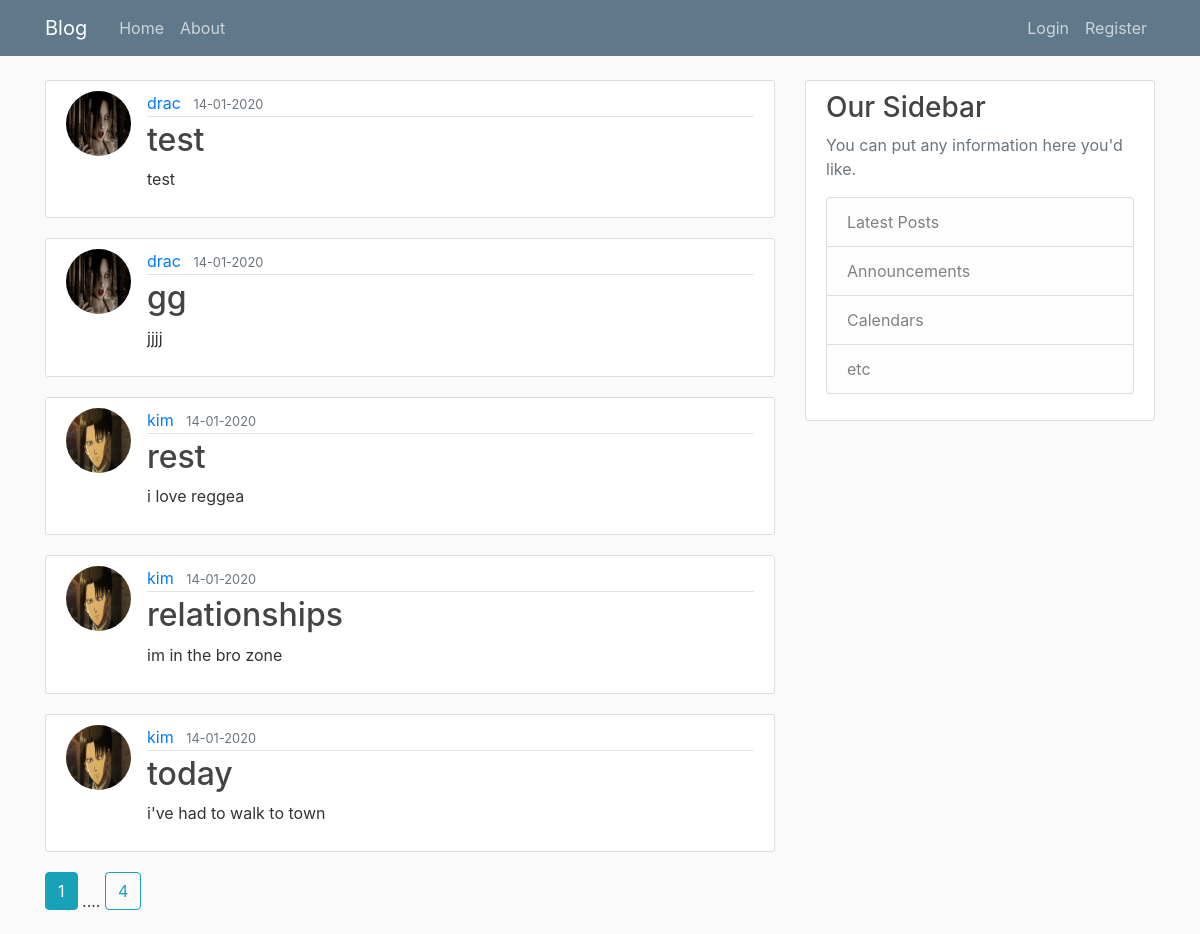
Page /home on the earlier database version.
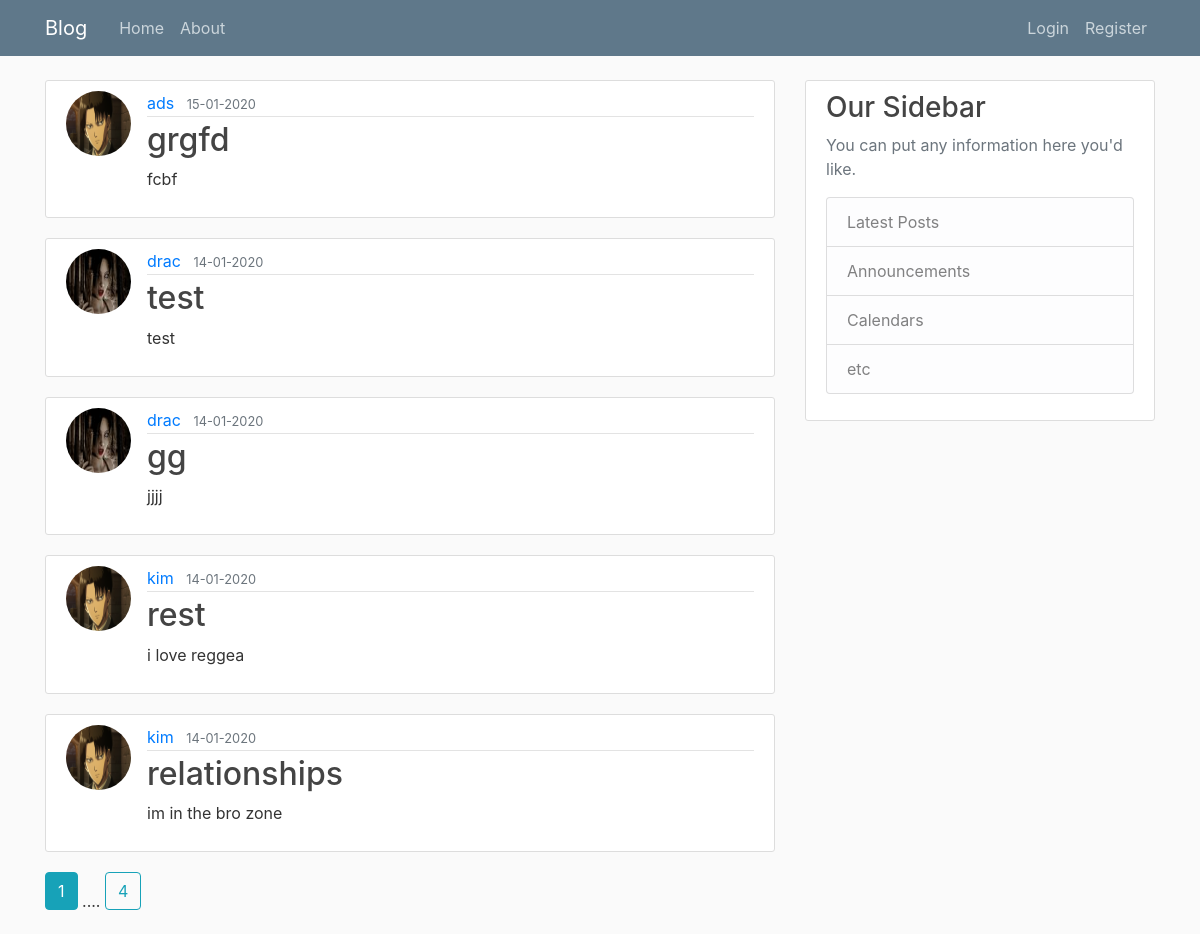
Same page on the later database version.
### flaskblog/models.py (models this page shows, shortened)
class Post(db.Model):
    id = db.Column(db.Integer, primary_key=True)
    title = db.Column(db.String(100), nullable=False)
    date_posted = db.Column(db.DateTime, nullable=False, default=datetime.utcnow)
    content = db.Column(db.Text, nullable=False)
    user_id = db.Column(db.Integer, db.ForeignKey('user.id'), nullable=False)

class User(db.Model, UserMixin):
    id = db.Column(db.Integer, primary_key=True)
    username = db.Column(db.String(20), unique=True, nullable=False)
    email = db.Column(db.String(120), unique=True, nullable=False)
    image_file = db.Column(db.String(20), nullable=False, default='default.jpg')
    password = db.Column(db.String(60), nullable=False)
    posts = db.relationship('Post', backref='author', lazy=True)

### flaskblog/routes.py (the view)
@app.route("/")
@app.route("/home")
def home():
    page = request.args.get('page', 1, type=int)
    posts = Post.query.order_by(Post.date_posted.desc()).paginate(page=page, per_page=5)
    return render_template('home.html', posts=posts)

### flaskblog/templates/home.html
{% extends "layout.html" %}
{% block content %}
{% for post in posts.items %}
<article class="media content-section">
  <img
    class="rounded-circle article-img"
    src="{{ url_for('static', filename='dp/' +post.author.image_file) }}"
  />
  <div class="media-body">
    <div class="article-metadata">
      <a class="mr-2" href="#">{{ post.author.username }}</a>
      <small class="text-muted"
        >{{ post.date_posted.strftime('%d-%m-%Y') }}</small
      >
    </div>
    <h2>
      <a class="article-title" href="{{ url_for('post', post_id=post.id) }}"
        >{{ post.title }}</a
      >
    </h2>
    <p class="article-content">{{ post.content }}</p>
  </div>
</article>
{% endfor %}
{% for page_num in posts.iter_pages(left_edge=1, right_edge=1, left_current=1, right_current=1 ) %}
  {% if page_num %}
  {% if posts.page == page_num %}
    <a class="btn btn-info mb-4" href="{{url_for('home', page=page_num) }}">{{  page_num}}</a>
  {% else %}
    <a class="btn btn-outline-info mb-4" href="{{url_for('home', page=page_num) }}">{{  page_num}}</a>
  {% endif  %}
  {% else %}
  ....
  {% endif  %}
{% endfor %}
{% endblock content %}

Differences in the rows shown:
no longer on this page (row unchanged): Post: image_file (placeholder picture), author.username "kim", date_posted "14-01-2020", title "today", content "i've had to walk to town"
added Post: image_file (placeholder picture), author.username "ads", date_posted "15-01-2020", title "grgfd", content "fcbf"
